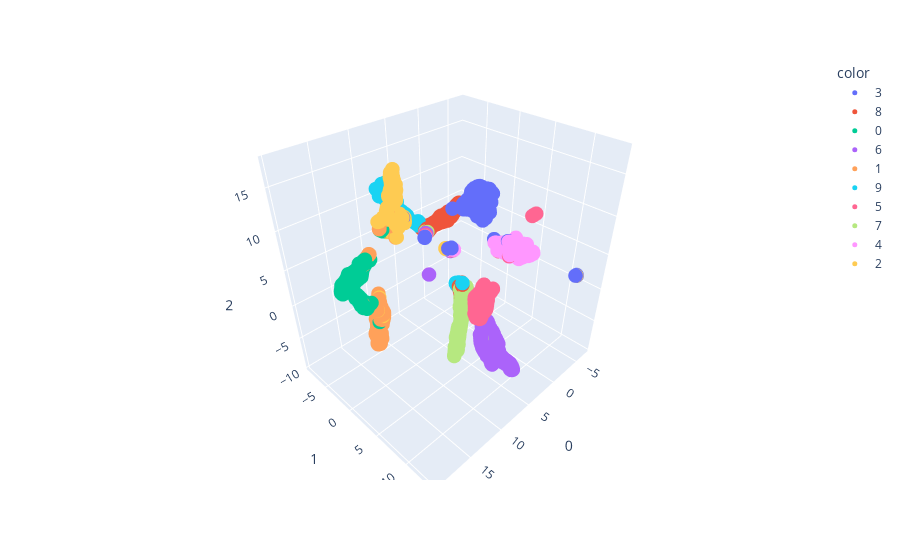

Write notebook code for a chart like this one.
### Code cell
features = df.loc[:, :classColumnName]
umap_3d = UMAP(n_components=3)
proj_3d = umap_3d.fit_transform(features)
fig_3d = px.scatter_3d(
    proj_3d, x=0, y=1, z=2,
color = df.classNames
)
fig_3d.update_traces(marker_size=5)

fig_3d.show()

### Figure 1 — Plotly figure (JSON) as saved in the notebook; plotly's stock layout.template omitted (floating-point values rounded to 4 significant figures; data arrays with more than 128 entries replaced by an {"elided": "..."} marker saying what was removed)
{"data": [{"hovertemplate": "color=3<br>0=%{x}<br>1=%{y}<br>2=%{z}<extra></extra>", "legendgroup": "3", "marker": {"color": "#636efa", "size": 5, "symbol": "circle"}, "mode": "markers", "name": "3", "scene": "scene", "showlegend": true, "type": "scatter3d", "x": {"elided": "1000 float values"}, "y": {"elided": "1000 float values"}, "z": {"elided": "1000 float values"}}, {"hovertemplate": "color=8<br>0=%{x}<br>1=%{y}<br>2=%{z}<extra></extra>", "legendgroup": "8", "marker": {"color": "#EF553B", "size": 5, "symbol": "circle"}, "mode": "markers", "name": "8", "scene": "scene", "showlegend": true, "type": "scatter3d", "x": {"elided": "1000 float values"}, "y": {"elided": "1000 float values"}, "z": {"elided": "1000 float values"}}, {"hovertemplate": "color=0<br>0=%{x}<br>1=%{y}<br>2=%{z}<extra></extra>", "legendgroup": "0", "marker": {"color": "#00cc96", "size": 5, "symbol": "circle"}, "mode": "markers", "name": "0", "scene": "scene", "showlegend": true, "type": "scatter3d", "x": {"elided": "1000 float values"}, "y": {"elided": "1000 float values"}, "z": {"elided": "1000 float values"}}, {"hovertemplate": "color=6<br>0=%{x}<br>1=%{y}<br>2=%{z}<extra></extra>", "legendgroup": "6", "marker": {"color": "#ab63fa", "size": 5, "symbol": "circle"}, "mode": "markers", "name": "6", "scene": "scene", "showlegend": true, "type": "scatter3d", "x": {"elided": "1000 float values"}, "y": {"elided": "1000 float values"}, "z": {"elided": "1000 float values"}}, {"hovertemplate": "color=1<br>0=%{x}<br>1=%{y}<br>2=%{z}<extra></extra>", "legendgroup": "1", "marker": {"color": "#FFA15A", "size": 5, "symbol": "circle"}, "mode": "markers", "name": "1", "scene": "scene", "showlegend": true, "type": "scatter3d", "x": {"elided": "1000 float values"}, "y": {"elided": "1000 float values"}, "z": {"elided": "1000 float values"}}, {"hovertemplate": "color=9<br>0=%{x}<br>1=%{y}<br>2=%{z}<extra></extra>", "legendgroup": "9", "marker": {"color": "#19d3f3", "size": 5, "symbol": "circle"}, "mode": "markers", "name": "9", "scene": "scene", "showlegend": true, "type": "scatter3d", "x": {"elided": "1000 float values"}, "y": {"elided": "1000 float values"}, "z": {"elided": "1000 float values"}}, {"hovertemplate": "color=5<br>0=%{x}<br>1=%{y}<br>2=%{z}<extra></extra>", "legendgroup": "5", "marker": {"color": "#FF6692", "size": 5, "symbol": "circle"}, "mode": "markers", "name": "5", "scene": "scene", "showlegend": true, "type": "scatter3d", "x": {"elided": "1000 float values"}, "y": {"elided": "1000 float values"}, "z": {"elided": "1000 float values"}}, {"hovertemplate": "color=7<br>0=%{x}<br>1=%{y}<br>2=%{z}<extra></extra>", "legendgroup": "7", "marker": {"color": "#B6E880", "size": 5, "symbol": "circle"}, "mode": "markers", "name": "7", "scene": "scene", "showlegend": true, "type": "scatter3d", "x": {"elided": "1000 float values"}, "y": {"elided": "1000 float values"}, "z": {"elided": "1000 float values"}}, {"hovertemplate": "color=4<br>0=%{x}<br>1=%{y}<br>2=%{z}<extra></extra>", "legendgroup": "4", "marker": {"color": "#FF97FF", "size": 5, "symbol": "circle"}, "mode": "markers", "name": "4", "scene": "scene", "showlegend": true, "type": "scatter3d", "x": {"elided": "1000 float values"}, "y": {"elided": "1000 float values"}, "z": {"elided": "1000 float values"}}, {"hovertemplate": "color=2<br>0=%{x}<br>1=%{y}<br>2=%{z}<extra></extra>", "legendgroup": "2", "marker": {"color": "#FECB52", "size": 5, "symbol": "circle"}, "mode": "markers", "name": "2", "scene": "scene", "showlegend": true, "type": "scatter3d", "x": {"elided": "1000 float values"}, "y": {"elided": "1000 float values"}, "z": {"elided": "1000 float values"}}], "layout": {"legend": {"title": {"text": "color"}, "tracegroupgap": 0}, "margin": {"t": 60}, "scene": {"domain": {"x": [0, 1], "y": [0, 1]}, "xaxis": {"title": {"text": "0"}}, "yaxis": {"title": {"text": "1"}}, "zaxis": {"title": {"text": "2"}}}}}
